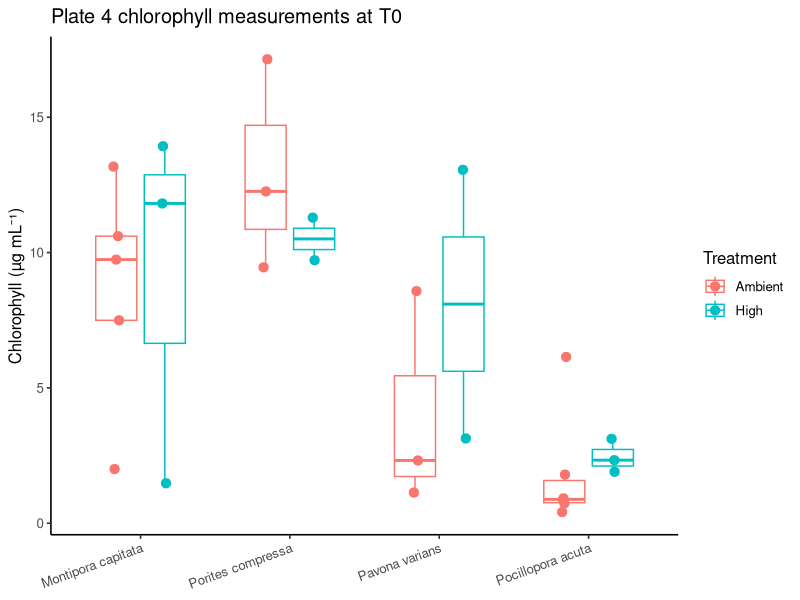

Generate this figure with R:
suppressPackageStartupMessages({library(ggplot2)})
plate <- read.csv('Data/plate4.csv', check.names=FALSE)
plate$Chla_ug_ml <- rowMeans(plate[c('Rep1','Rep2')], na.rm=TRUE)
meta <- read.csv('Data/Master_Metadata_20190402.csv', check.names=FALSE)
d <- merge(plate, meta, by='Frag.ID')
d <- subset(d, Time.Point=='T0')
d$Species <- factor(gsub('_',' ',d$Species), levels=c('Montipora capitata','Porites compressa','Pavona varians','Pocillopora acuta'))
d$Treatment <- factor(d$Treatment, levels=c('Ambient','High'))
p <- ggplot(d, aes(Species, Chla_ug_ml, colour=Treatment)) +
  geom_boxplot(aes(group=interaction(Species,Treatment)), position=position_dodge(.65), width=.55, outlier.shape=NA, alpha=.2) +
  geom_jitter(position=position_jitterdodge(dodge.width=.65,jitter.width=.08), size=2.8) +
  labs(title='Plate 4 chlorophyll measurements at T0', x=NULL, y='Chlorophyll (µg mL⁻¹)', colour='Treatment') +
  theme_classic(base_size=12) + theme(axis.text.x=element_text(angle=20,hjust=1))
dir.create('output/reviews/chla_t0_audit',recursive=TRUE,showWarnings=FALSE)
ggsave('output/reviews/chla_t0_audit/plate4_T0_chlorophyll.png',p,width=9,height=5,dpi=220)
write.csv(d,'output/reviews/chla_t0_audit/plate4_T0_chlorophyll_values.csv',row.names=FALSE)
